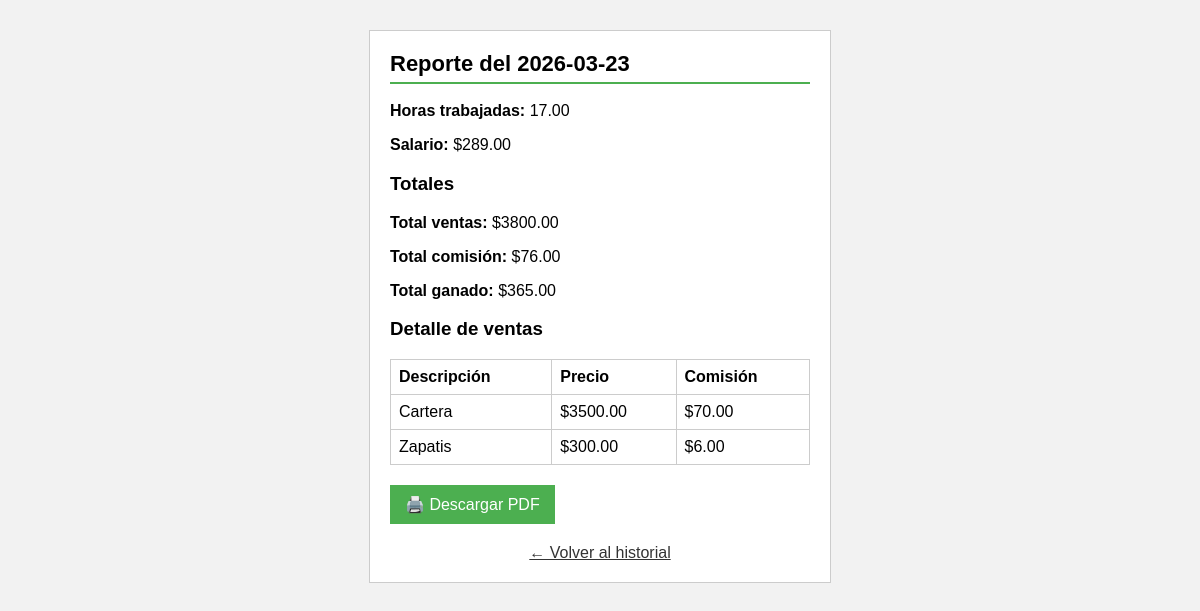
/reporte/3, run on the app's committed database.
### tables this page shows
CREATE TABLE reportes (
            id INTEGER PRIMARY KEY AUTOINCREMENT,
            fecha TEXT,
            horas REAL,
            salario REAL,
            total_ventas REAL,
            total_comision REAL,
            total_ganado REAL,
            ventas_json TEXT
        );

### app.py (the view)
@app.route('/reporte/<int:id>')
def reporte_pasado(id):
    conn = sqlite3.connect("historial.db")
    c = conn.cursor()
    c.execute("SELECT fecha, horas, salario, total_ventas, total_comision, total_ganado, ventas_json FROM reportes WHERE id=?", (id,))
    fila = c.fetchone()
    conn.close()
    ventas = json.loads(fila[6])
    reporte = {
        "id": id,
        "fecha": fila[0],
        "horas": fila[1],
        "salario": fila[2],
        "total_ventas": fila[3],
        "total_comision": fila[4],
        "total_ganado": fila[5],
        "ventas": ventas
    }
    return render_template("reporte_pasado.html", reporte=reporte)

### templates/reporte_pasado.html (shortened to what this page needs)
<!DOCTYPE html>
<html>
<head>
</head>
<body>
<div class="container">
    <h2>Reporte del {{ reporte.fecha }}</h2>
    <p><strong>Horas trabajadas:</strong> {{ "%.2f"|format(reporte.horas) }}</p>
    <p><strong>Salario:</strong> ${{ "%.2f"|format(reporte.salario) }}</p>
    <h3>Totales</h3>
    <p><strong>Total ventas:</strong> ${{ "%.2f"|format(reporte.total_ventas) }}</p>
    <p><strong>Total comisión:</strong> ${{ "%.2f"|format(reporte.total_comision) }}</p>
    <p><strong>Total ganado:</strong> ${{ "%.2f"|format(reporte.total_ganado) }}</p>
    {% if reporte.ventas %}
    <h3>Detalle de ventas</h3>
    <table>
        <tr>
            <th>Descripción</th>
            <th>Precio</th>
            <th>Comisión</th>
        </tr>
        {% for v in reporte.ventas %}
        <tr>
            <td>{{ v.descripcion }}</td>
            <td>${{ "%.2f"|format(v.precio) }}</td>
            <td>${{ "%.2f"|format(v.comision) }}</td>
        </tr>
        {% endfor %}
    </table>
    {% endif %}
    <form action="/pdf_reporte/{{ reporte.id }}" method="post" target="_blank">
    <button style="background:#4CAF50; color:white; padding:10px 15px; border:none; font-size:16px; margin-top:20px;">
        🖨️ Descargar PDF
    </button>
</form>
    <a href="/historial" class="back">← Volver al historial</a>
</div>
</body>
</html>

### templates/reporte_pasado.html (style rules this page uses)
body { font-family: Arial, sans-serif; background: #f2f2f2; margin: 0; padding: 0; }
.container { width: 90%; max-width: 420px; margin: 30px auto; background: white; border: 1px solid #ccc; padding: 20px; }
h2 { margin-top: 0; font-size: 22px; border-bottom: 2px solid #4CAF50; padding-bottom: 5px; }
table { width: 100%; border-collapse: collapse; margin-top: 15px; }
th, td { border: 1px solid #ccc; padding: 8px; text-align: left; }
.back { margin-top: 20px; display: block; text-align: center; color: #333; }

### data on the page
reportes: fecha "2026-03-23", horas "17.00", salario "289.00", total_ventas "3800.00", total_comision "76.00", total_ganado "365.00"

### other printed values
{{ v.descripcion }} "Cartera" "Zapatis"
{{ "%.2f"|format(v.precio) }} "3500.00" "300.00"
{{ "%.2f"|format(v.comision) }} "70.00" "6.00"
